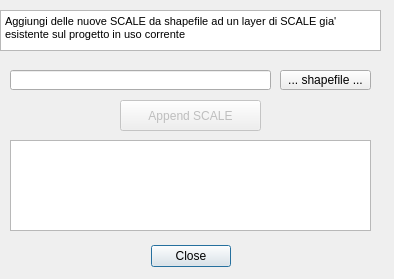
<?xml version="1.0" encoding="UTF-8"?>
<ui version="4.0">
 <class>ProgettoFTTHDockWidgetBase</class>
 <widget class="QDialog" name="ProgettoFTTHDockWidgetBase">
  <property name="geometry">
   <rect>
    <x>0</x>
    <y>0</y>
    <width>394</width>
    <height>279</height>
   </rect>
  </property>
  <property name="windowTitle">
   <string>ProgettoFTTH</string>
  </property>
  <widget class="QDialogButtonBox" name="button_box">
   <property name="geometry">
    <rect>
     <x>140</x>
     <y>240</y>
     <width>91</width>
     <height>32</height>
    </rect>
   </property>
   <property name="orientation">
    <enum>Qt::Horizontal</enum>
   </property>
   <property name="standardButtons">
    <set>QDialogButtonBox::Close</set>
   </property>
  </widget>
  <widget class="QTextBrowser" name="txtHelp">
   <property name="geometry">
    <rect>
     <x>0</x>
     <y>10</y>
     <width>381</width>
     <height>41</height>
    </rect>
   </property>
   <property name="html">
    <string>&lt;!DOCTYPE HTML PUBLIC &quot;-//W3C//DTD HTML 4.0//EN&quot; &quot;http://www.w3.org/TR/REC-html40/strict.dtd&quot;&gt;
&lt;html&gt;&lt;head&gt;&lt;meta name=&quot;qrichtext&quot; content=&quot;1&quot; /&gt;&lt;style type=&quot;text/css&quot;&gt;
p, li { white-space: pre-wrap; }
&lt;/style&gt;&lt;/head&gt;&lt;body style=&quot; font-family:'MS Shell Dlg 2'; font-size:8.15094pt; font-weight:400; font-style:normal;&quot;&gt;
&lt;p style=&quot; margin-top:0px; margin-bottom:0px; margin-left:0px; margin-right:0px; -qt-block-indent:0; text-indent:0px;&quot;&gt;&lt;span style=&quot; font-size:8.15094pt;&quot;&gt;Aggiungi delle nuove SCALE da shapefile ad un layer di SCALE gia' esistente sul progetto in uso corrente&lt;/span&gt;&lt;/p&gt;&lt;/body&gt;&lt;/html&gt;</string>
   </property>
  </widget>
  <widget class="QToolButton" name="importBtn">
   <property name="enabled">
    <bool>false</bool>
   </property>
   <property name="geometry">
    <rect>
     <x>120</x>
     <y>100</y>
     <width>141</width>
     <height>31</height>
    </rect>
   </property>
   <property name="text">
    <string>Append SCALE</string>
   </property>
  </widget>
  <widget class="QTextBrowser" name="txtFeedback">
   <property name="geometry">
    <rect>
     <x>10</x>
     <y>140</y>
     <width>361</width>
     <height>91</height>
    </rect>
   </property>
  </widget>
  <widget class="QWidget" name="layoutWidget">
   <property name="geometry">
    <rect>
     <x>0</x>
     <y>0</y>
     <width>2</width>
     <height>2</height>
    </rect>
   </property>
   <layout class="QVBoxLayout" name="verticalLayout"/>
  </widget>
  <widget class="QToolButton" name="shpBrowse_btn">
   <property name="geometry">
    <rect>
     <x>280</x>
     <y>70</y>
     <width>91</width>
     <height>20</height>
    </rect>
   </property>
   <property name="text">
    <string>... shapefile ...</string>
   </property>
  </widget>
  <widget class="QLineEdit" name="shpBrowse_txt">
   <property name="geometry">
    <rect>
     <x>10</x>
     <y>70</y>
     <width>261</width>
     <height>20</height>
    </rect>
   </property>
  </widget>
  <zorder>layoutWidget</zorder>
  <zorder>button_box</zorder>
  <zorder>txtHelp</zorder>
  <zorder>importBtn</zorder>
  <zorder>txtFeedback</zorder>
  <zorder>shpBrowse_btn</zorder>
  <zorder>shpBrowse_txt</zorder>
 </widget>
 <tabstops>
  <tabstop>importBtn</tabstop>
  <tabstop>txtFeedback</tabstop>
  <tabstop>txtHelp</tabstop>
 </tabstops>
 <resources/>
 <connections>
  <connection>
   <sender>button_box</sender>
   <signal>accepted()</signal>
   <receiver>ProgettoFTTHDockWidgetBase</receiver>
   <slot>accept()</slot>
   <hints>
    <hint type="sourcelabel">
     <x>20</x>
     <y>20</y>
    </hint>
    <hint type="destinationlabel">
     <x>20</x>
     <y>20</y>
    </hint>
   </hints>
  </connection>
  <connection>
   <sender>button_box</sender>
   <signal>rejected()</signal>
   <receiver>ProgettoFTTHDockWidgetBase</receiver>
   <slot>reject()</slot>
   <hints>
    <hint type="sourcelabel">
     <x>20</x>
     <y>20</y>
    </hint>
    <hint type="destinationlabel">
     <x>20</x>
     <y>20</y>
    </hint>
   </hints>
  </connection>
 </connections>
</ui>
